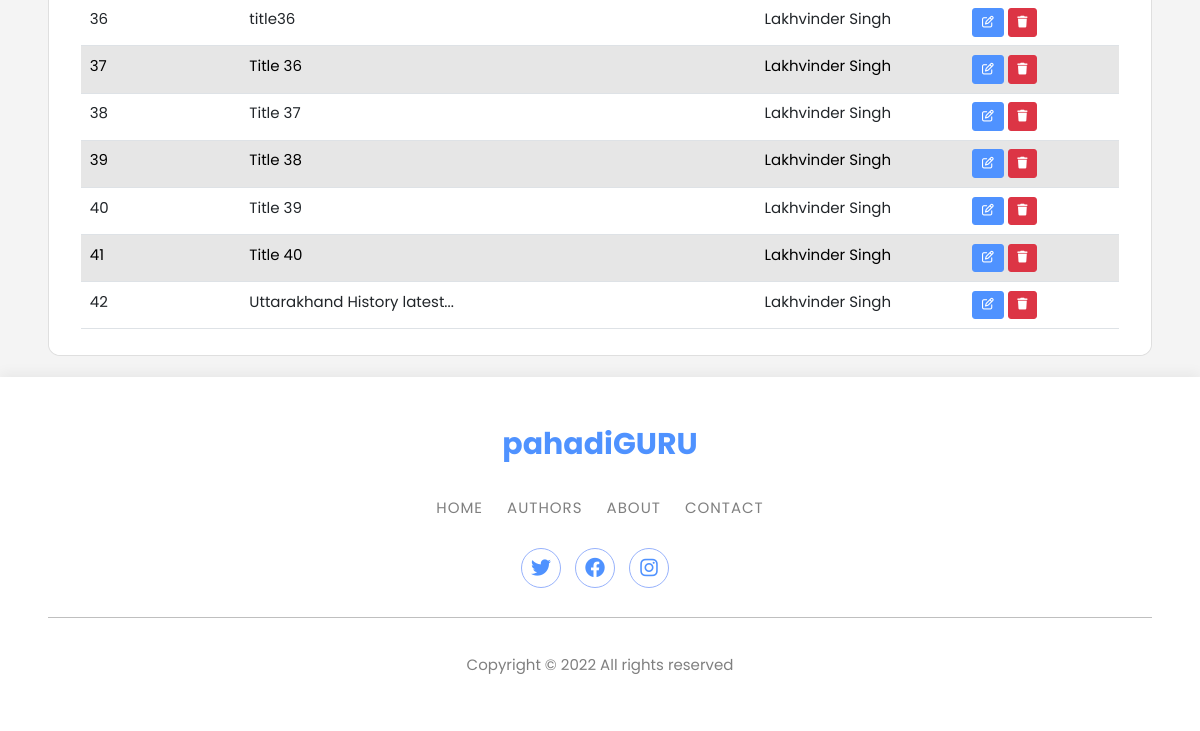
/admin_all_posts (signed in, lower part), run on an earlier commit of the app's database.
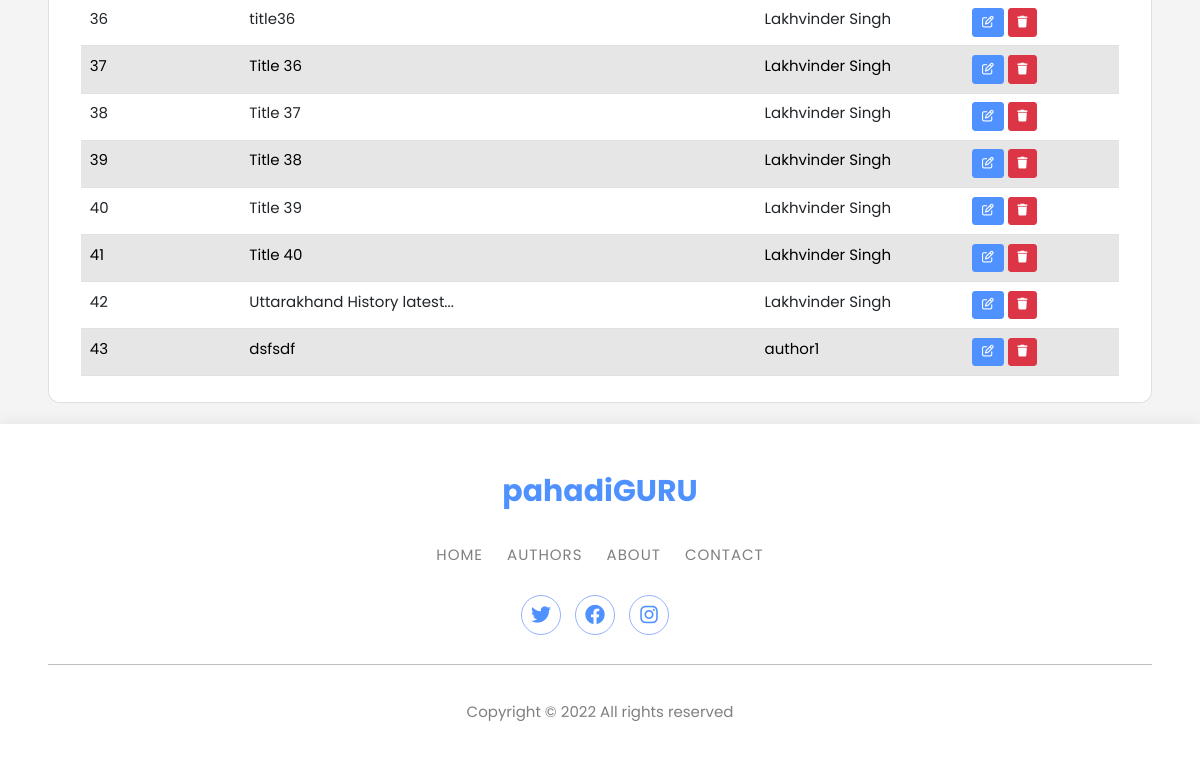
And on a later commit of the database.
### app.py (models this page shows)
class Posts(db.Model):
    id = db.Column(db.Integer, primary_key=True)
    title = db.Column(db.String(50), nullable=False)
    category = db.Column(db.String(50), nullable=False)
    content = db.Column(db.String(500), nullable=False)
    date_added = db.Column(db.Date, default=date.today)
    date_time = db.Column(db.DateTime, default=datetime.utcnow)
    poster_id = db.Column(db.Integer, db.ForeignKey('users.id'))
    likes=db.relationship('Likes',backref='post',passive_deletes=True)
    views=db.relationship('Views',backref='post',passive_deletes=True)

class Users(db.Model, UserMixin):
    id = db.Column(db.Integer, primary_key=True)
    username = db.Column(db.String(20), unique=True, nullable=False)
    name = db.Column(db.String(50), nullable=False)
    email = db.Column(db.String(150), nullable=False)
    phone = db.Column(db.String(50), nullable=False)
    date_added = db.Column(db.Date, default=date.today)
    about_author = db.Column(db.String(500), nullable=False)
    security_question = db.Column(db.String(50), nullable=False)
    security_answer = db.Column(db.String(50), nullable=False)
    password_hash = db.Column(db.String(128))
    role = db.Column(db.String(10), default='User')
    posts = db.relationship('Posts', backref='poster')
    likes=db.relationship('Likes',backref='user',passive_deletes=True)
    profile_pic=db.Column(db.String(), nullable=True)

### app.py (the view)
@app.route('/admin_all_posts', methods=['GET', 'POST'])
@login_required
def admin_all_posts():
    posts = Posts.query.all()
    return render_template('admin_all_posts.html',posts=posts)

### app.py (called while the page is built)
@login_manager.user_loader
def load_user(user_id):
    return Users.query.get(int(user_id))

### templates/admin_all_posts.html (shortened to what this page needs)
{% extends 'base2.html' %}
{% block content %}
<br>
<div class="card rounded-4">
    <div class="card-body rounded-4">
        <div class="container">
            <div class="row">
                <div class="col rounded-4"  style="min-width: 10.125rem;" >
                    <table class="table table-striped">
                        <tbody>
                            {% for post in posts %}
                                <tr>
                                    <td>{{ post.id }}</td>
                                    <td>{{ post.title|truncate(30) }}</td>
                                    <td>{{ post.poster.name }}</td>
                                    <td>
                                        <a href="{{url_for('edit_post',id=post.id)}}" class="btn btn-primary"><i class="fa-regular fa-pen-to-square"></i></a>
                                        <a onclick="return confirm('Are you sure you want to delete this post?');" href="{{url_for('delete_post',id=post.id)}}" class="btn btn-danger"><i class="fas fa-trash"></i></a>
                                    </td>
                                </tr>
                            {% endfor %}
                        </tbody>
                    </table>
                </div>
            </div>
        </div>
    </div>
</div>
<br>
{% endblock %}

What changed in the data, as far as the page shows it:
added Posts: id "43", title "dsfsdf", poster.name "author1"
